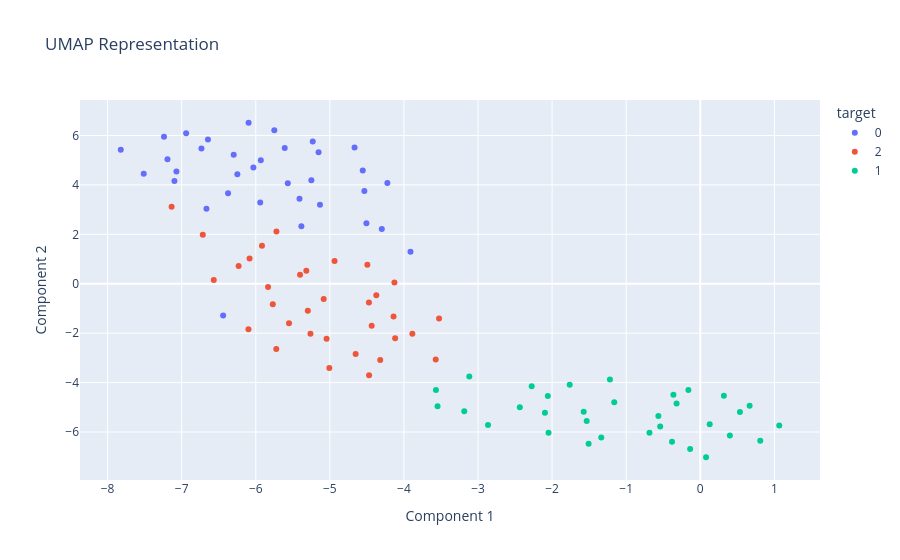

The notebook cell saved with this chart:
### Markdown cell above
## Step 6b: Visualize with UMAP

UMAP can be used in tandem with Howso Engine to visualize high-dimensional datasets, similar to how HDBSCAN is used.

### Code cell
fig = plot_umap(t, color="target", action_feature=action_features[0])
fig.show()
